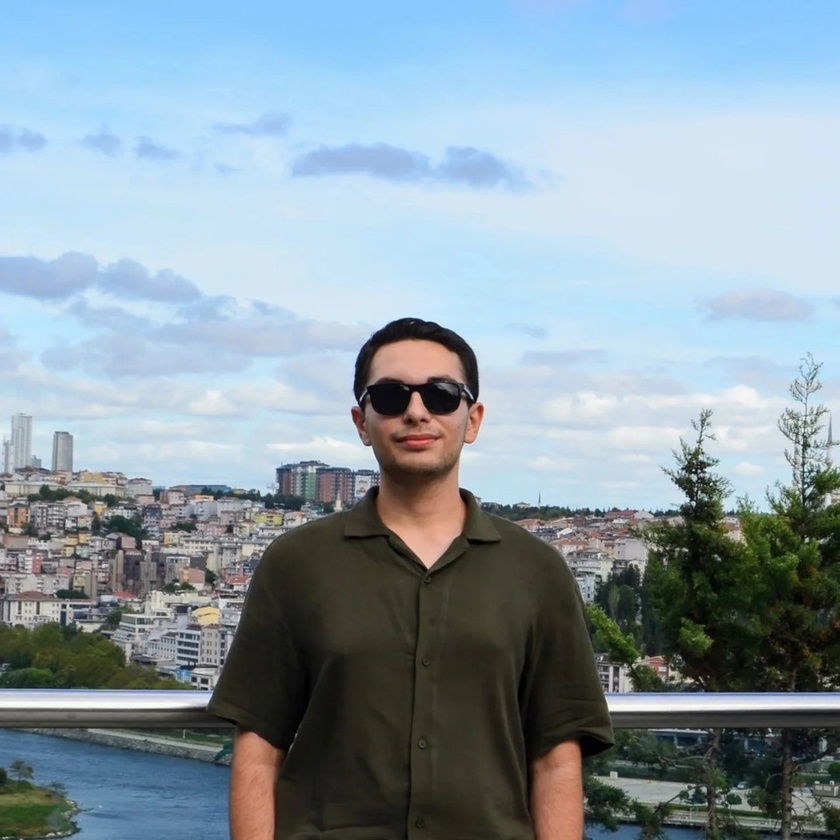
#> input picture opencv_udemy/gorseller/klon.jpg, 840 x 840 px, shrunk from 1080 x 1080 before the run, found by its file name
$ python 02_pixel_operations.py
#> lines starting #> are read from the running program, lines starting #| are printed output that depends on the picture; after the words box and inside, x2 and y2 are one past the last pixel; in counts of white or black regions, pixels touching at a corner belong together
import cv2
from PIL import Image
import numpy as np
import matplotlib.pyplot as plt

path = "/Users/mehmetalparslan/Desktop/github/openCV_goruntu_isleme/opencv_udemy/gorseller/klon.jpg"

img = cv2.imread(path)
#> img is the input picture: shape (840, 840, 3); mean B, G, R 166.1, 155.5, 138.2

width, height , _ = img.shape
#> width = 840; height = 840

corner = img[0:170, 0:300] #[y-start:y-end, x-start:x-end]
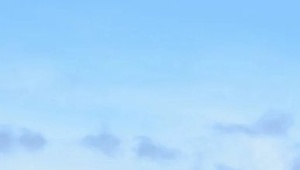
#> corner: shape (170, 300, 3); mean B, G, R 251.5, 213.6, 164.9

cv2.imshow("Corner: ", corner)
cv2.imshow("img", img)

#verilen aralıkta ki pixellerin renk değerlerini değiştirme
img[0:170, 0:250] = (0,255,0) #b,g,r
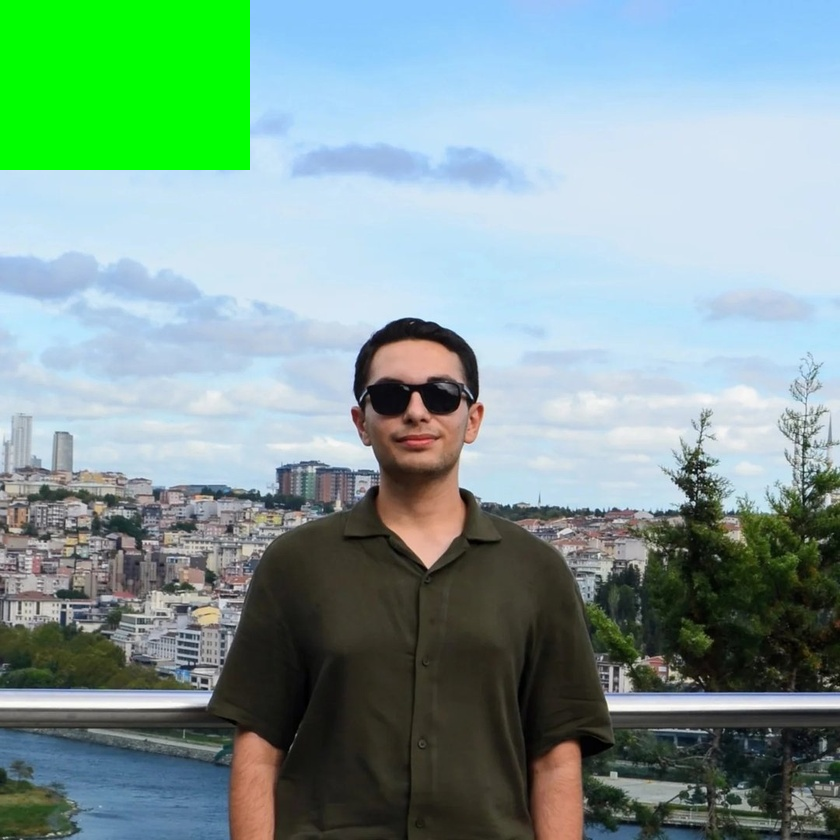
#> img: shape (840, 840, 3); 6.02% of pixels changed, all inside (x1, y1, x2, y2) = (0, 0, 250, 170)


cv2.imshow("Corner: ", corner)
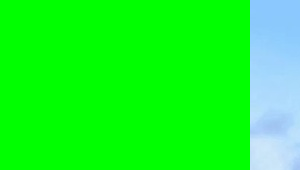
#> window 'Corner: ': shape (170, 300, 3); mean B, G, R 41.9, 248, 27.5
cv2.imshow("img", img)


cv2.waitKey(0)
cv2.destroyAllWindows()


"""
for i in range(width):
    for j in range(height):
        (b,g,r) = img[i,j]
        if b != 255 or g !=255 or r != 255:
            print("Image[{},{}] - Red: {}, Green: {}, Blue: {}".format(i,j,r,g,b))
"""

#terminale yazıldığında çıktıyı txt olarak dosyaya kaydeder
#python 01_pixel_operations.py > renkli.txt
